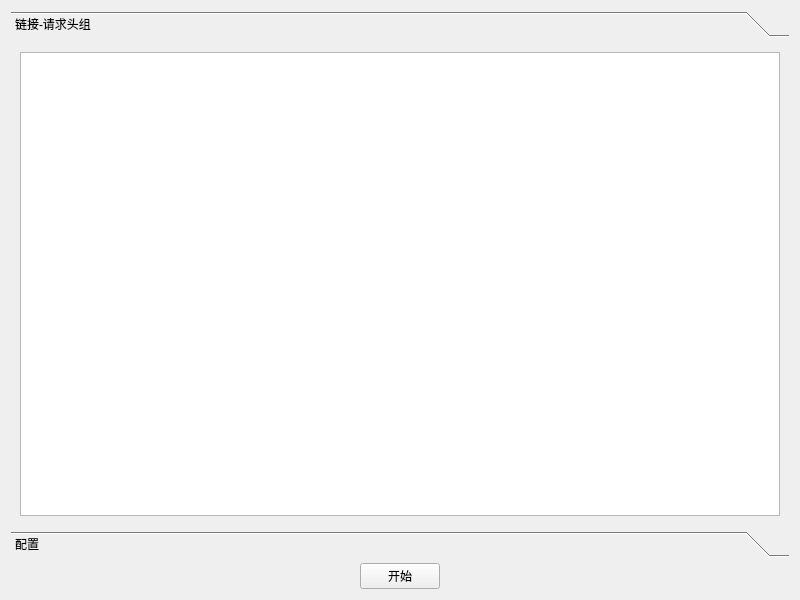
<?xml version="1.0" encoding="UTF-8"?>
<ui version="4.0">
 <class>newtaskx</class>
 <widget class="QWidget" name="newtaskx">
  <property name="geometry">
   <rect>
    <x>0</x>
    <y>0</y>
    <width>800</width>
    <height>600</height>
   </rect>
  </property>
  <property name="windowTitle">
   <string>Form</string>
  </property>
  <layout class="QVBoxLayout" name="verticalLayout">
   <item>
    <widget class="QToolBox" name="toolBox">
     <property name="currentIndex">
      <number>0</number>
     </property>
     <widget class="QWidget" name="uh">
      <property name="geometry">
       <rect>
        <x>0</x>
        <y>0</y>
        <width>782</width>
        <height>499</height>
       </rect>
      </property>
      <attribute name="label">
       <string>链接-请求头组</string>
      </attribute>
      <layout class="QVBoxLayout" name="verticalLayout_2">
       <item>
        <widget class="QTextEdit" name="uhedit"/>
       </item>
      </layout>
     </widget>
     <widget class="QWidget" name="config">
      <property name="geometry">
       <rect>
        <x>0</x>
        <y>0</y>
        <width>782</width>
        <height>499</height>
       </rect>
      </property>
      <attribute name="label">
       <string>配置</string>
      </attribute>
      <layout class="QVBoxLayout" name="verticalLayout_4">
       <item>
        <widget class="QTableWidget" name="configtable"/>
       </item>
      </layout>
     </widget>
    </widget>
   </item>
   <item>
    <layout class="QHBoxLayout" name="horizontalLayout">
     <item>
      <spacer name="horizontalSpacer">
       <property name="orientation">
        <enum>Qt::Horizontal</enum>
       </property>
       <property name="sizeHint" stdset="0">
        <size>
         <width>40</width>
         <height>20</height>
        </size>
       </property>
      </spacer>
     </item>
     <item>
      <widget class="QPushButton" name="start">
       <property name="enabled">
        <bool>true</bool>
       </property>
       <property name="text">
        <string>开始</string>
       </property>
      </widget>
     </item>
     <item>
      <spacer name="horizontalSpacer_2">
       <property name="orientation">
        <enum>Qt::Horizontal</enum>
       </property>
       <property name="sizeHint" stdset="0">
        <size>
         <width>40</width>
         <height>20</height>
        </size>
       </property>
      </spacer>
     </item>
    </layout>
   </item>
  </layout>
 </widget>
 <resources/>
 <connections/>
</ui>
